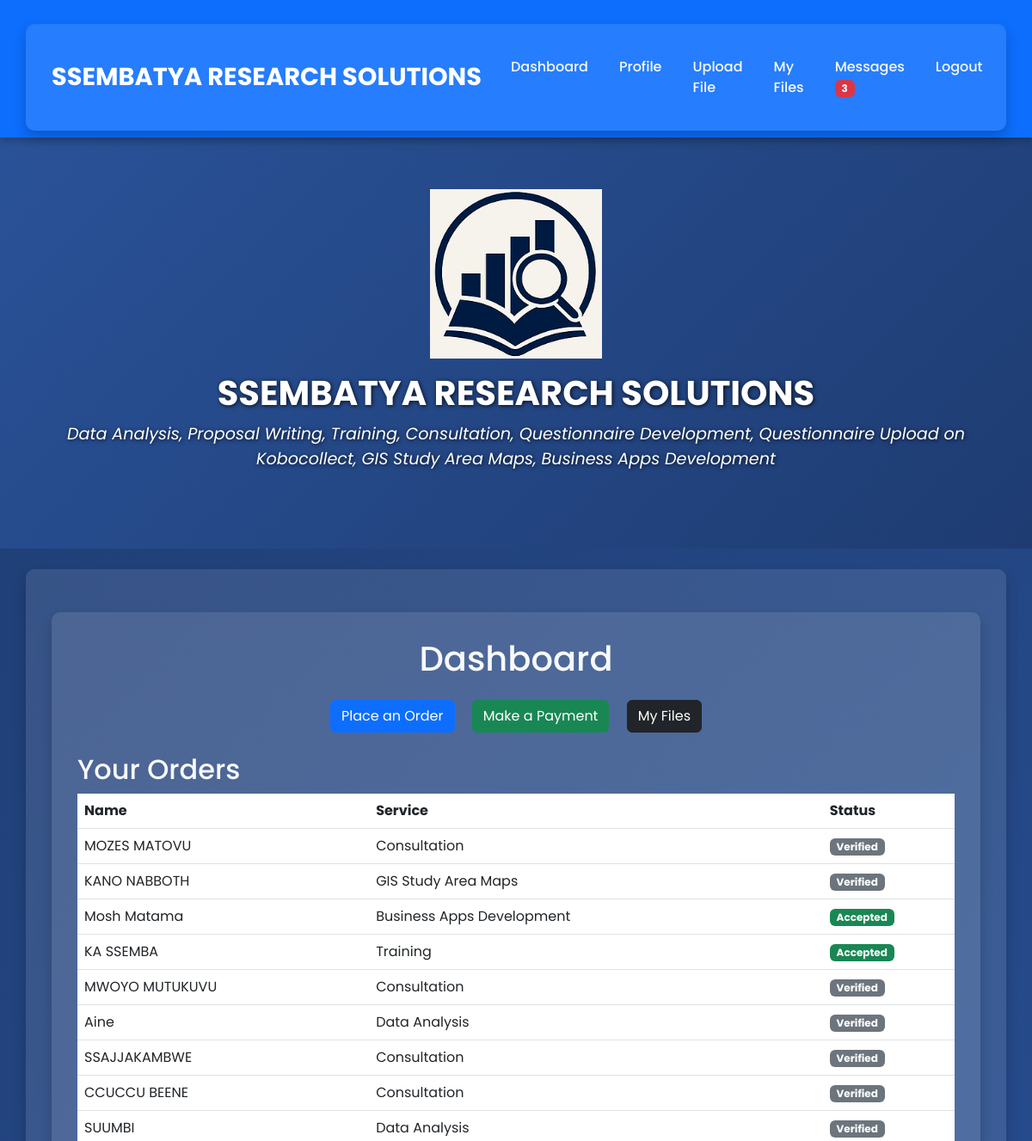
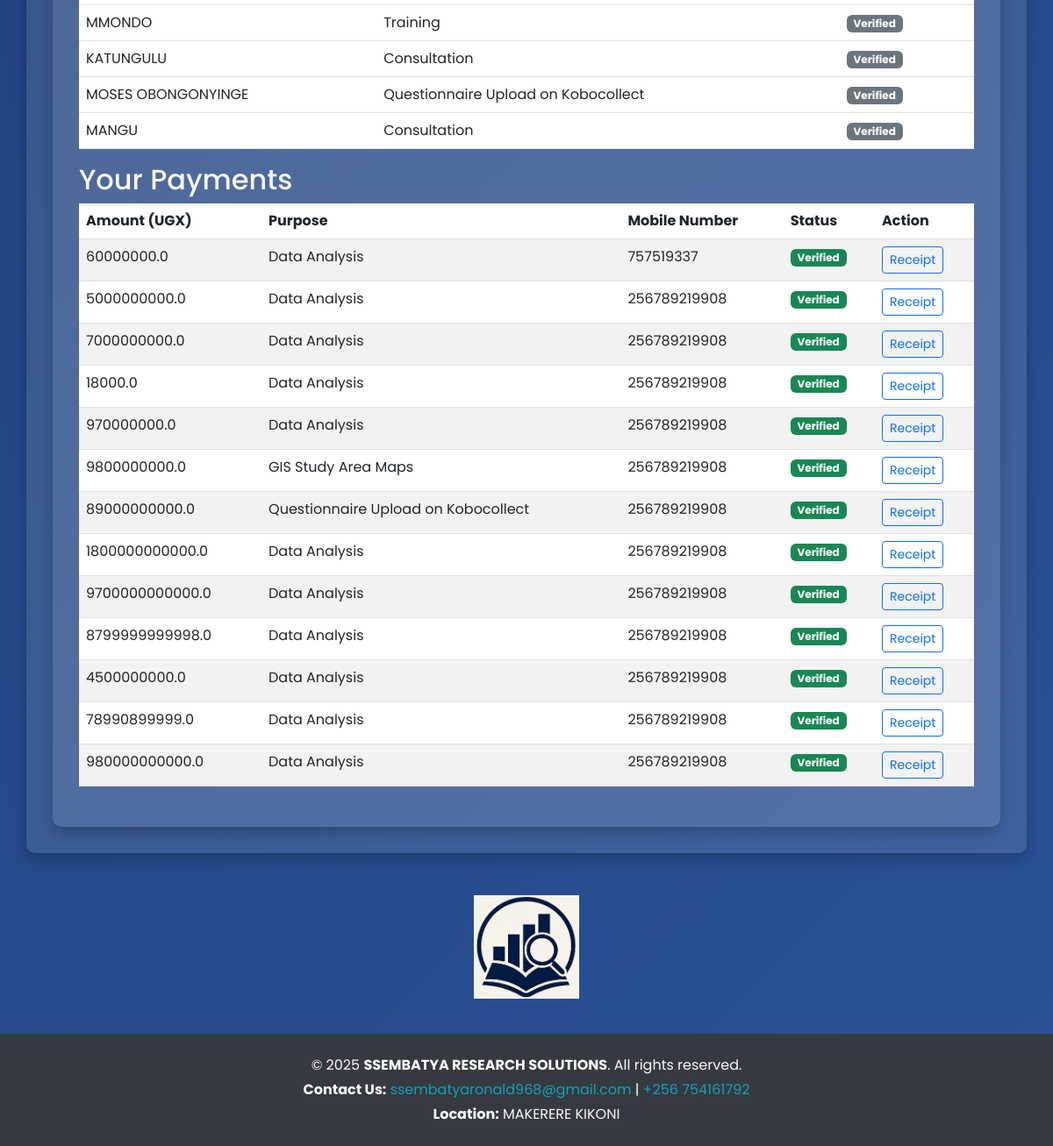
Before: / (signed in) with the older database file (2 pictures, top to bottom).
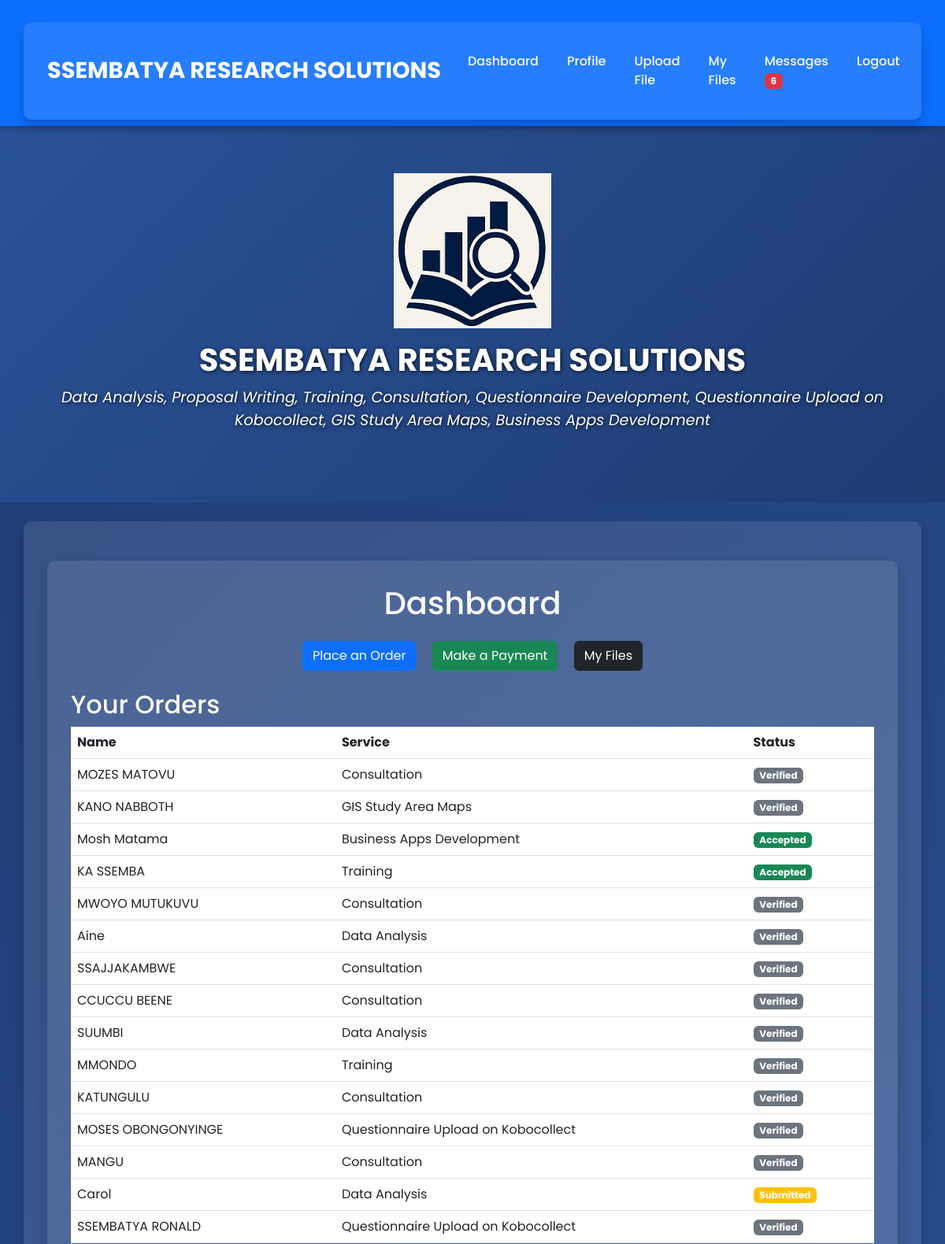
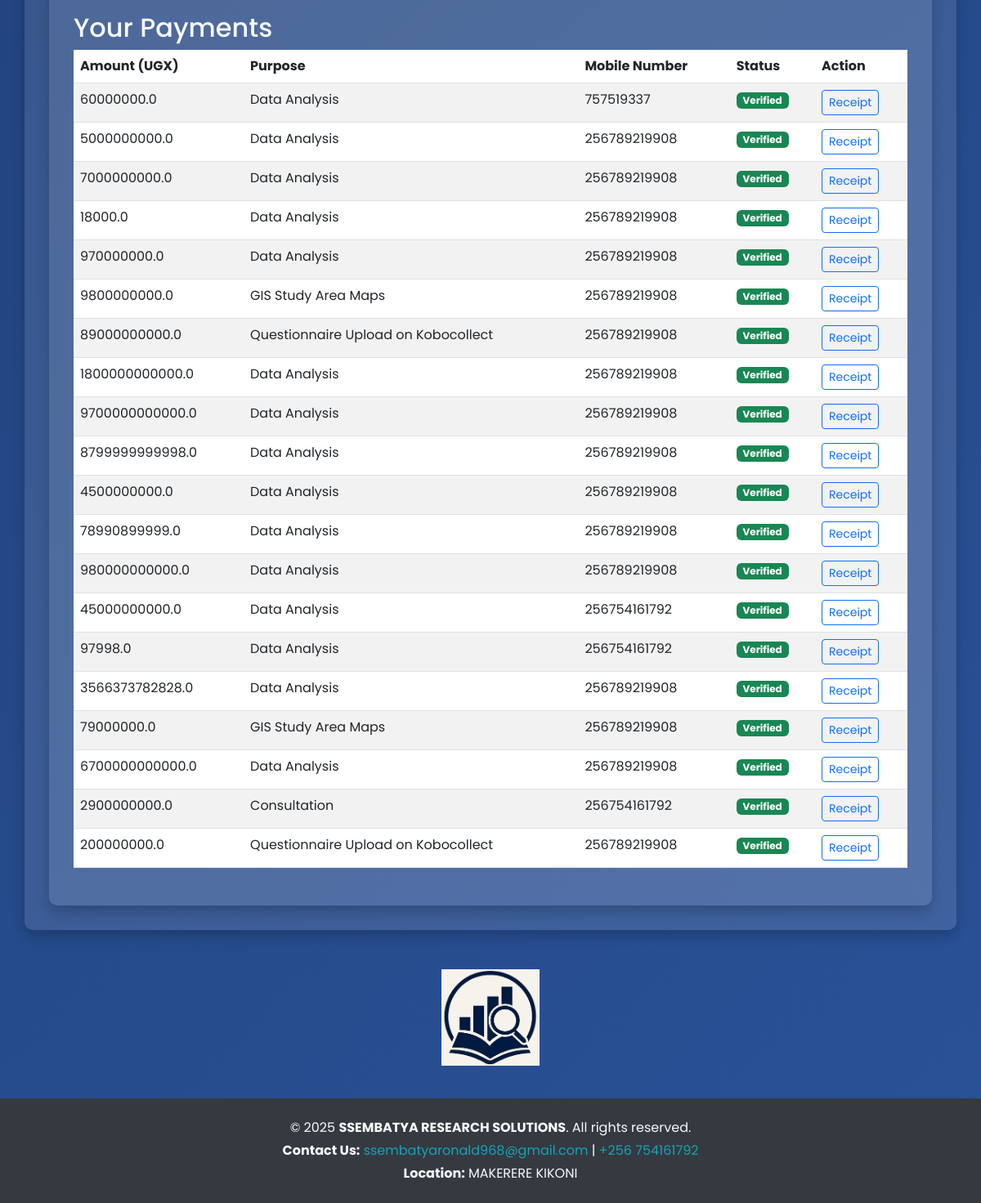
After: the same page with the newer database file (2 pictures, top to bottom).
### tables this page shows
CREATE TABLE orders (
            id INTEGER PRIMARY KEY AUTOINCREMENT,
            user_id INTEGER,
            name TEXT,
            service TEXT
        , status TEXT DEFAULT 'draft', date TEXT, schedule_date TEXT, phone_number TEXT);

CREATE TABLE payments (
            id INTEGER PRIMARY KEY AUTOINCREMENT,
            user_id INTEGER,
            amount REAL,
            date TEXT
        , purpose TEXT, mobile_number TEXT, status TEXT DEFAULT 'Pending Verification');

### app.py (the view)
@app.route('/')
@login_required
def index():
    conn = sqlite3.connect('database.db')
    cursor = conn.cursor()
    cursor.execute("SELECT id, name, service, status FROM orders WHERE user_id = ?", (current_user.id,))
    orders = cursor.fetchall()
    cursor.execute("SELECT id, name, date FROM schedules WHERE user_id = ?", (current_user.id,))
    schedules = cursor.fetchall()
    cursor.execute("SELECT amount, purpose, mobile_number, status, id FROM payments WHERE user_id = ?", (current_user.id,))
    payments = cursor.fetchall()
    conn.close()
    return render_template(
        'index.html',
        company_name=app.config['COMPANY_NAME'],
        services_outline=app.config['SERVICES_OUTLINE'],
        orders=orders,
        schedules=schedules,
        payments=payments
    )

### app.py (called while the page is built)
@login_manager.user_loader
def load_user(user_id):
    conn = sqlite3.connect('database.db')
    cursor = conn.cursor()
    cursor.execute("SELECT id, username, is_admin FROM users WHERE id = ?", (user_id,))
    user = cursor.fetchone()
    conn.close()
    if user:
        return User(id=user[0], username=user[1], is_admin=user[2])
    return None

@app.context_processor
def inject_unread_message_count():
    if current_user.is_authenticated and not current_user.is_admin:
        conn = sqlite3.connect('database.db')
        cursor = conn.cursor()
        cursor.execute("""
            SELECT COUNT(*) FROM messages
            WHERE recipient_id = ? AND status = 'unread'
        """, (current_user.id,))
        count = cursor.fetchone()[0]
        conn.close()
        return dict(unread_count=count)
    return dict(unread_count=0)

### templates/index.html (shortened to what this page needs)
{% extends "base.html" %}
{% block content %}
<div class="container">
    <h1 class="text-center mb-4">Dashboard</h1>
    <div class="text-center mb-4">
        <a href="/order" class="btn btn-primary mx-2">Place an Order</a>
        <a href="/payment" class="btn btn-success mx-2">Make a Payment</a>
        <a href="/files" class="btn btn-dark mx-2">My Files</a>
    </div>
    <h2>Your Orders</h2>
{% if orders %}
    <table class="table">
        <thead>
            <tr>
                <th>Name</th>
                <th>Service</th>
                <th>Status</th>
            </tr>
        </thead>
        <tbody>
            {% for order in orders %}
            <tr>
                <td>{{ order[1] }}</td>
                <td>{{ order[2] }}</td>
                <td>
                    {% if order[3] == 'submitted' %}
                        <span class="badge bg-warning">Submitted</span>
                    {% elif order[3] == 'Accepted' %}
                        <span class="badge bg-success">Accepted</span>
                    {% else %}
                        <span class="badge bg-secondary">{{ order[3] }}</span>
                    {% endif %}
                </td>
            </tr>
            {% endfor %}
        </tbody>
    </table>
{% else %}
    <p>No orders found.</p>
{% endif %}
<h2>Your Payments</h2>
<table class="table table-striped">
    <thead>
        <tr>
            <th>Amount (UGX)</th>
            <th>Purpose</th>
            <th>Mobile Number</th>
            <th>Status</th>
            <th>Action</th>
        </tr>
    </thead>
    <tbody>
        {% for payment in payments %}
        <tr>
            <td>{{ payment[0] }}</td>
            <td>{{ payment[1] }}</td>
            <td>{{ payment[2] }}</td>
            <td>
                {% if payment[3] == 'Pending Verification' %}
                    <span class="badge bg-warning">Pending Verification</span>
                {% elif payment[3] == 'Confirmed' %}
                    <span class="badge bg-success">Verified</span>
                {% else %}
                    <span class="badge bg-secondary">{{ payment[3] }}</span>
                {% endif %}
            </td>
            <td>
                {% if payment[3] == 'Confirmed' %}
                    <a href="{{ url_for('generate_receipt', payment_id=payment[4]) }}" class="btn btn-sm btn-outline-primary">Receipt</a>
                {% else %}
                    <span class="text-muted">Receipt unavailable</span>
                {% endif %}
            </td>
        </tr>
        {% endfor %}
    </tbody>
</table>
</div>
{% endblock %}

### templates/base.html (shortened to what this page needs)
<!DOCTYPE html>
<html lang="en">
<head>
    <link href="https://cdn.jsdelivr.net/npm/bootstrap@5.3.0/dist/css/bootstrap.min.css" rel="stylesheet">
</head>
<body>
    <nav class="navbar navbar-expand-lg navbar-dark">
        <div class="container">
            <a class="navbar-brand" href="/">{{ company_name }}</a>
            <div class="collapse navbar-collapse" id="navbarNav">
                <ul class="navbar-nav ms-auto">
                    {% if current_user.is_authenticated %}
                        <li class="nav-item"><a class="nav-link" href="/">Dashboard</a></li>
                        <li class="nav-item"><a class="nav-link" href="/profile">Profile</a></li>
                        <li class="nav-item"><a class="nav-link" href="/upload">Upload File</a></li>
                        <li class="nav-item"><a class="nav-link" href="/files">My Files</a></li>
                        {% if current_user.is_admin %}
                            <li class="nav-item"><a class="nav-link" href="/admin/orders">Admin Orders</a></li>
                            <li class="nav-item"><a class="nav-link" href="/admin/messages">Messages</a></li>
                        {% else %}
                            <li class="nav-item">
                                <a class="nav-link" href="/messages">
                                    Messages {% if unread_count > 0 %}<span class="badge bg-danger">{{ unread_count }}</span>{% endif %}
                                </a>
                            </li>
                        {% endif %}
                        <li class="nav-item"><a class="nav-link" href="/logout">Logout</a></li>
                    {% else %}
                        <li class="nav-item"><a class="nav-link" href="/login">Login</a></li>
                        <li class="nav-item"><a class="nav-link" href="/register">Register</a></li>
                    {% endif %}
                </ul>
            </div>
        </div>
    </nav>
    <div class="hero-section">
        <img src="{{ url_for('static', filename='images/logo.png') }}" alt="Logo" class="img-fluid mb-3" style="max-width: 200px;">
        <h1 class="hero-title">{{ company_name }}</h1>
        <p class="hero-subtitle"><i>{{ services_outline }}</i></p>
    </div>
    <div class="container mt-4">
        {% block content %}{% endblock %}
    </div>
    <div class="text-center mt-5">
        <img src="{{ url_for('static', filename='images/logo.png') }}" alt="Logo" class="img-fluid" style="max-width: 120px;">
    </div>
    <footer class="text-center py-4" style="background-color: #343a40; color: #f8f9fa; margin-top: 40px;">
        <p class="mb-1">© 2025 <strong>SSEMBATYA RESEARCH SOLUTIONS</strong>. All rights reserved.</p>
        <p class="mb-1">
            <strong>Contact Us:</strong>
            <a href="mailto:ssembatyaronald968@gmail.com" style="color: #17a2b8;">ssembatyaronald968@gmail.com</a> |
            <a href="tel:+256754161792" style="color: #17a2b8;">+256 754161792</a>
        </p>
        <p class="mb-0"><strong>Location:</strong> MAKERERE KIKONI</p>
    </footer>
</body>
</html>

### templates/base.html (style rules this page uses)
body { font-family: 'Poppins', sans-serif; margin: 0; padding: 0; background: linear-gradient(135deg, #1e3c72, #2a5298); color: #f8f9fa; }
.navbar { background-color: #0d6efd; color: #fff; box-shadow: 0 4px 8px rgba(0, 0, 0, 0.2); }
.navbar-brand { font-weight: bold; font-size: 1.8rem; color: #fff !important; }
.navbar-nav .nav-link { color: #f8f9fa !important; margin: 0 10px; font-weight: 500; }
.hero-section { text-align: center; padding: 60px 20px; background: linear-gradient(135deg, #2a5298, #1e3c72); color: #ffffff; text-shadow: 1px 1px 5px rgba(0, 0, 0, 0.8); }
.hero-title { font-size: 2.5rem; font-weight: bold; }
.hero-subtitle { font-size: 1.2rem; margin: 10px 0 30px; }
.container { background: rgba(255, 255, 255, 0.1); color: #f8f9fa; border-radius: 10px; padding: 30px; box-shadow: 0 8px 15px rgba(0, 0, 0, 0.2); margin-top: 20px; }
footer { background-color: #0d6efd; color: #ffffff; text-align: center; padding: 15px 0; margin-top: 20px; }
footer a { color: #ffce45; text-decoration: none; }

Changed rows visible on the page:
added orders: name "Carol", service "Data Analysis", status "Submitted"
added orders: name "SSEMBATYA RONALD", service "Questionnaire Upload on Kobocollect", status "Verified"
added payments: amount "45000000000.0", purpose "Data Analysis", mobile_number "256754161792", status "Verified"
added payments: amount "97998.0", purpose "Data Analysis", mobile_number "256754161792", status "Verified"
added payments: amount "3566373782828.0", purpose "Data Analysis", mobile_number "256789219908", status "Verified"
added payments: amount "79000000.0", purpose "GIS Study Area Maps", mobile_number "256789219908", status "Verified"
added payments: amount "6700000000000.0", purpose "Data Analysis", mobile_number "256789219908", status "Verified"
added payments: amount "2900000000.0", purpose "Consultation", mobile_number "256754161792", status "Verified"
added payments: amount "200000000.0", purpose "Questionnaire Upload on Kobocollect", mobile_number "256789219908", status "Verified"
Other visible differences:
{{ unread_count }}: "3" → "6"
